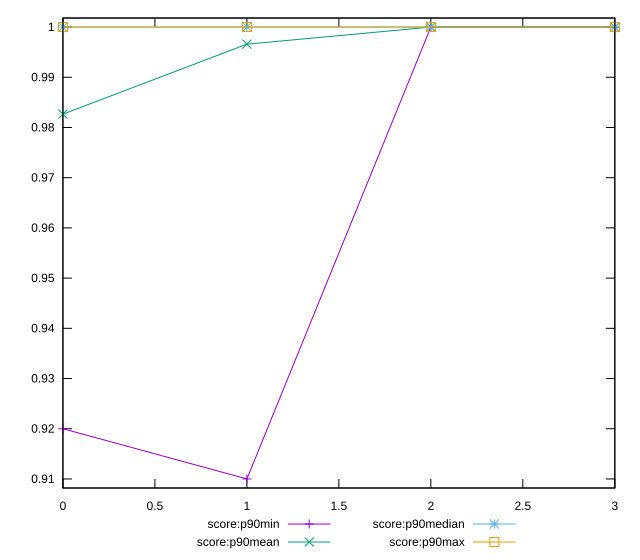

This figure's gnuplot source:
reset

$scoreP90Min <<EOF
0 0.92
1 0.91
2 1
3 1
EOF

$scoreP90Mean <<EOF
0 0.9826595744680852
1 0.9965957446808511
2 1
3 1
EOF

$scoreP90Median <<EOF
0 1
1 1
2 1
3 1
EOF

$scoreP90Max <<EOF
0 1
1 1
2 1
3 1
EOF

set key outside below
set xrange [0:3]
set yrange [0.9082:1.0018]
set trange [0.9082:1.0018]
set terminal svg size 640, 560 enhanced background rgb 'white'
set output "reports/report_00033_2021-03-01T14-23-16.841Z/uses-http2/progression/score.svg"

plot $scoreP90Min title "score:p90min" with linespoints, \
     $scoreP90Mean title "score:p90mean" with linespoints, \
     $scoreP90Median title "score:p90median" with linespoints, \
     $scoreP90Max title "score:p90max" with linespoints

reset
